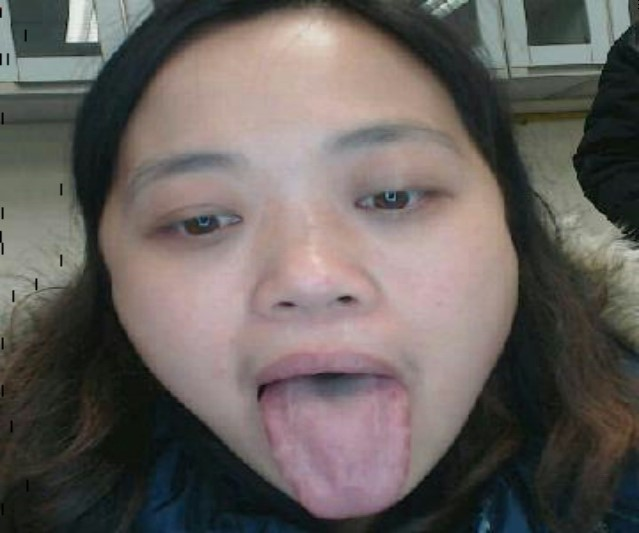
//> input picture test.jpg, 639 x 533 px
$ ./grayWorld   (built with g++ and OpenCV 4)
//> lines starting //> are read from the running program, lines starting //| are printed output that depends on the picture
#include <opencv2/opencv.hpp>
#include <iostream>

using namespace cv;
using namespace std;

AB_HIGH = 145;
AB_LOW = 110;

void showMeanLab(const Mat labMap)
{
    //mean Lab
    double L, a, b;
    vector<Mat> imageLab;
    split(labMap, imageLab);
    L = mean(imageLab[0])[0];
    a = mean(imageLab[1])[0];
    b = mean(imageLab[2])[0];
    cout << "L,a,b:" << L << " " << a << " " << b << endl;
}

int main(int argc, char** argv)
{
    char * filename = "test.jpg";
    if(argc > 1)
    {
        filename = argv[1];
    }
    string op_imagename = filename;
    op_imagename = "gw_" + op_imagename;
    Mat imageSource = imread(filename);
//> imageSource is the input picture: 533 rows x 639 cols, CV_8UC3; mean B, G, R 93, 96.5, 102.9
    cvNamedWindow("before", CV_WINDOW_NORMAL| CV_WINDOW_KEEPRATIO| CV_GUI_EXPANDED);
    imshow("before", imageSource);
    vector<Mat> imageRGB;

    //Lab-ori
    Mat labMap_ori = imageSource.clone();
    cvtColor(imageSource, labMap_ori, COLOR_BGR2Lab);
//> labMap_ori: 533 rows x 639 cols, CV_8UC3; mean of channels 0, 1, 2 102.6, 129.7, 130.9
    cvNamedWindow("Lab_ori", CV_WINDOW_NORMAL| CV_WINDOW_KEEPRATIO| CV_GUI_EXPANDED);
    imshow("Lab_ori", labMap_ori);
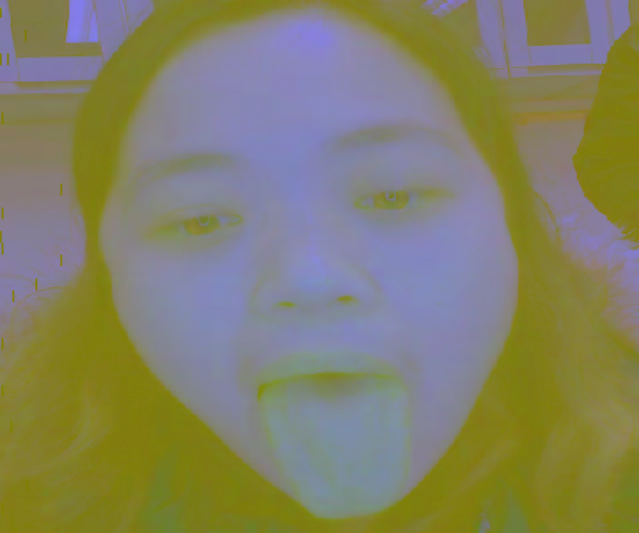
//> window 'Lab_ori': 533 rows x 639 cols, CV_8UC3; mean B, G, R 102.6, 129.7, 130.9
    showMeanLab(labMap_ori);
//> in showMeanLab, `split(labMap, imageLab);`:
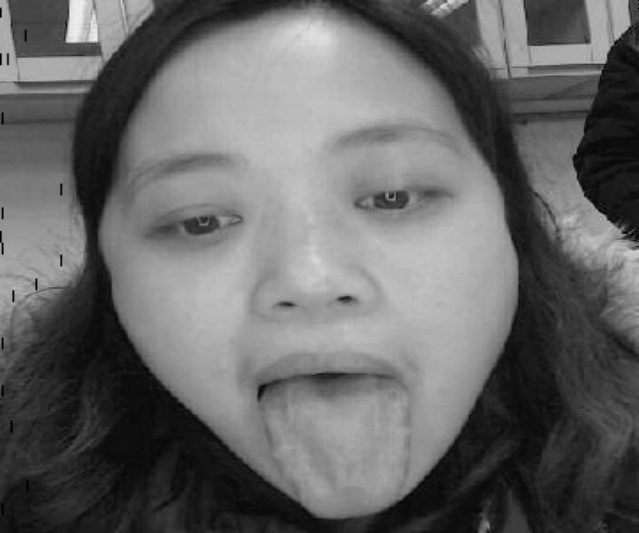
//> imageLab[0]: 533 rows x 639 cols, CV_8UC1; min 0, max 241, mean 102.6
//> in showMeanLab, `split(labMap, imageLab);`:
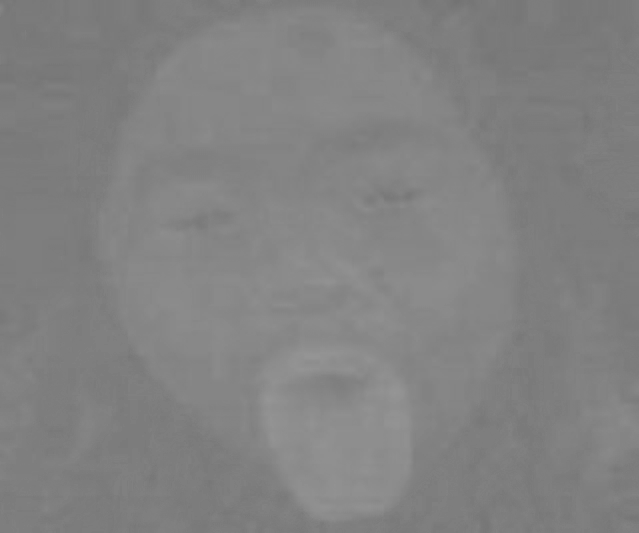
//> imageLab[1]: 533 rows x 639 cols, CV_8UC1; min 115, max 150, mean 129.7
//> in showMeanLab, `L = mean(imageLab[0])[0];`: L = 102.6
//> in showMeanLab, `a = mean(imageLab[1])[0];`: a = 129.7
//> in showMeanLab, `b = mean(imageLab[2])[0];`: b = 130.9
//| L,a,b:102.592 129.713 130.921
    imwrite(("Lab_" + op_imagename).c_str(), labMap_ori);

    vector<Mat> imageLab;
    split(labMap_ori, imageLab);
    Mat lab_A, lab_B;
    lab_A = imageLab[1];
    lab_B = imageLab[2];
    Mat lab_mask = Mat::zeros(lab_A.rows, lab_A.cols, CV_8U);


    uchar* pxvec_a=lab_A.ptr<uchar>(0);
    uchar* pxvec_b=lab_B.ptr<uchar>(0);
    uchar* pxvec_m=lab_mask.ptr<uchar>(0);
    //遍历访问Mat中各个像素值
    for (int i = 0; i < lab_A.rows; i++)
    {
        pxvec_a = lab_A.ptr<uchar>(i);
        pxvec_b = lab_B.ptr<uchar>(i);
        pxvec_m = lab_mask.ptr<uchar>(i);
        //三通道数据都在第一行依次排列，按照BGR顺序
        for (int j = 0; j < lab_A.cols*lab_A.channels(); j++)
        {
//> (the run ends here: the program needs code that is not available in this run, at `if(pxvec_a[j]>AB_HIGH || pxvec_b[j]>AB_HIGH || pxvec_a[j]<AB_LOW || px..`)
